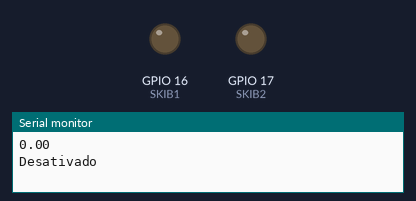
Simulated run of this sketch. Board: ESP32. On the bench: output pins drawn as LEDs (lit = HIGH), the last lines printed to the serial monitor.

Above: at 0.1 s.
At 20.1 s:
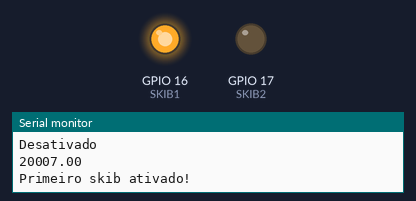
At 30.1 s:
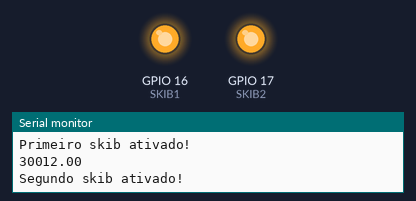
Timing chart, 0 to 31.6 s (numbered marks = the images above):
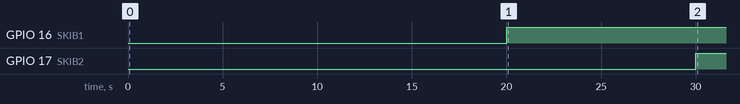

Measured:
- by itself, GPIO 16 (SKIB1): LOW → HIGH at 20.0 s
- by itself, GPIO 17 (SKIB2): LOW → HIGH at 30.0 s

The sketch:

Skib.ino
```cpp
#define SKIB1 16
#define SKIB2 17

#define ENABLE 1

void setup() {
  Serial.begin(115200);
  pinMode(SKIB1, OUTPUT);
  pinMode(SKIB2, OUTPUT);
}

void loop() {
  float executionTime = millis();
  Serial.println(executionTime);

  if(ENABLE) {
    if(executionTime >= 30000) {
      Serial.println("Segundo skib ativado!");
      digitalWrite(SKIB2, HIGH);
    } else if (executionTime >= 20000) {
      Serial.println("Primeiro skib ativado!");
      digitalWrite(SKIB1, HIGH);
    } else {
      Serial.println("Desativado");
    }
  } else {
    Serial.println("Desativado");
  }

  delay(500);
}
```
